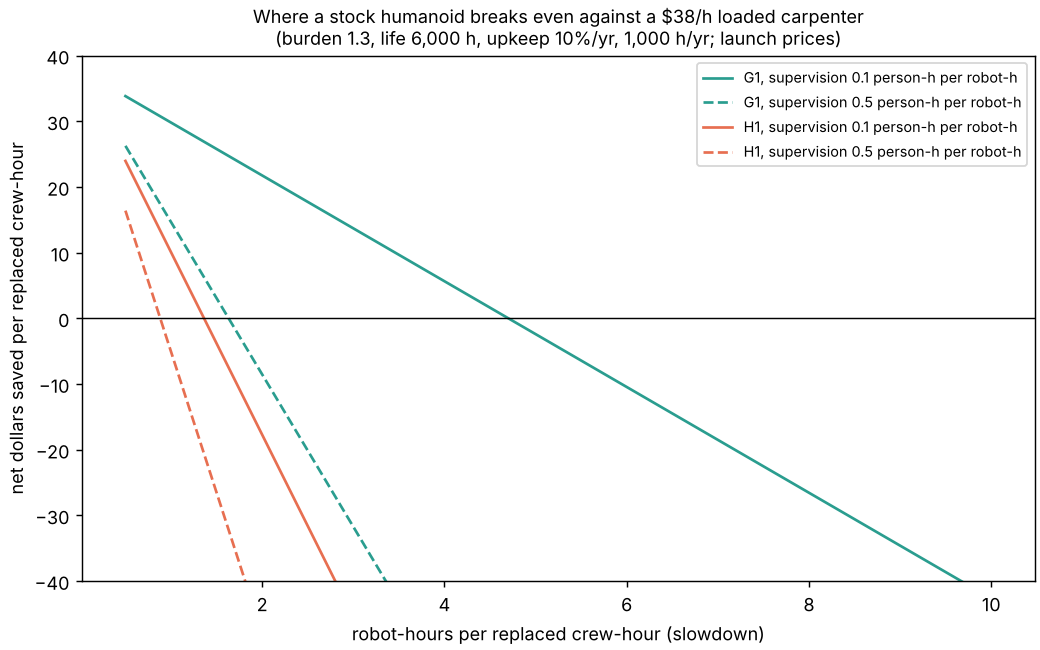

Python code for this plot:
"""Net saving per replaced crew-hour against robot slowdown -> figure.png (reads results.json for the break-evens)."""
import sys
from pathlib import Path

import matplotlib
matplotlib.use("Agg")
import matplotlib.pyplot as plt  # noqa: E402

HERE = Path(__file__).resolve().parent
sys.path.insert(0, str(HERE.parents[0] / "src"))
from buildbot_cost import model as M  # noqa: E402


def main():
    w = M.WAGE_CARPENTER * 1.3
    fig, ax = plt.subplots(figsize=(8, 5), constrained_layout=True)
    xs = [0.5 + 0.05 * i for i in range(0, 191)]
    for robot, col in (("G1", "#2a9d8f"), ("H1", "#e76f51")):
        rate = M.robot_rate(M.PRICE_USD[robot], 6000, 0.10, 1000)
        for f, ls in ((0.1, "-"), (0.5, "--")):
            ax.plot(xs, [M.net_per_replaced_hour(w, rate, s, f) for s in xs], ls, color=col,
                    label="%s, supervision %.1f person-h per robot-h" % (robot, f))
    ax.axhline(0, color="black", lw=0.8)
    ax.set_xlabel("robot-hours per replaced crew-hour (slowdown)")
    ax.set_ylabel("net dollars saved per replaced crew-hour")
    ax.set_ylim(-40, 40)
    ax.legend(fontsize=8)
    ax.set_title("Where a stock humanoid breaks even against a $%.0f/h loaded carpenter\n(burden 1.3, life 6,000 h, upkeep 10%%/yr, 1,000 h/yr; launch prices)" % w, fontsize=10)
    fig.savefig(HERE / "figure.png", dpi=130)


if __name__ == "__main__":
    main()
